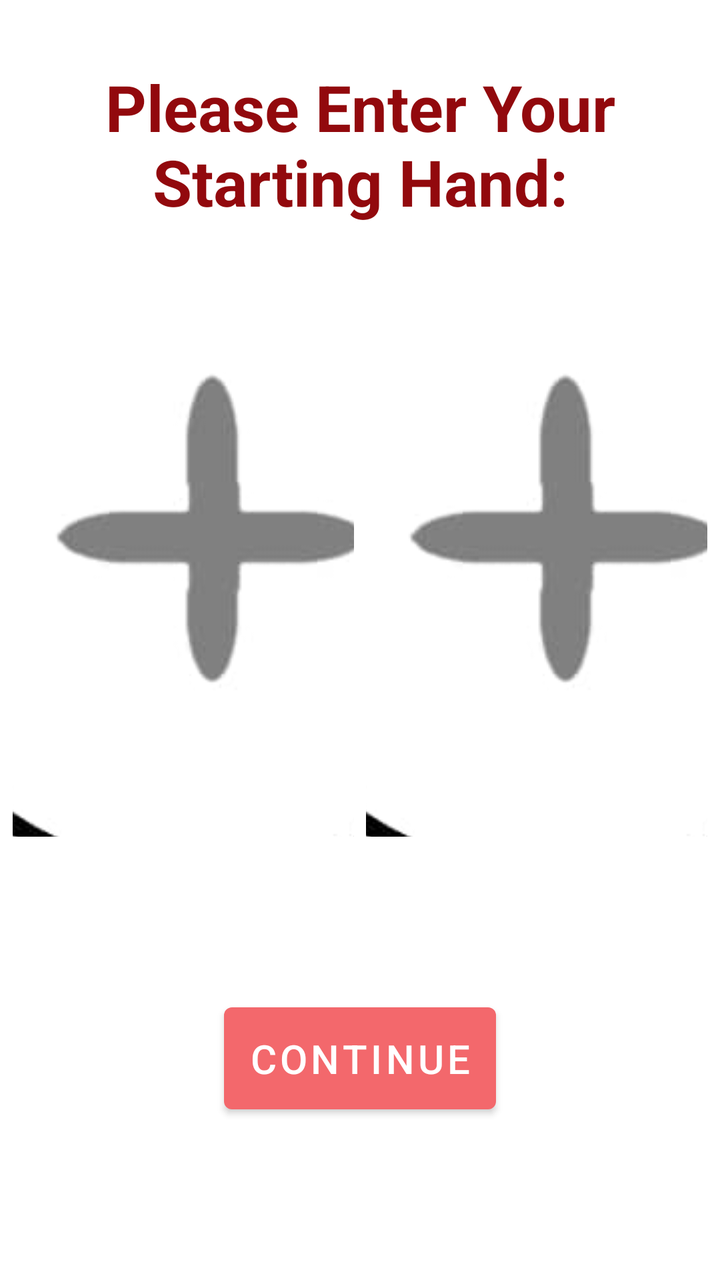
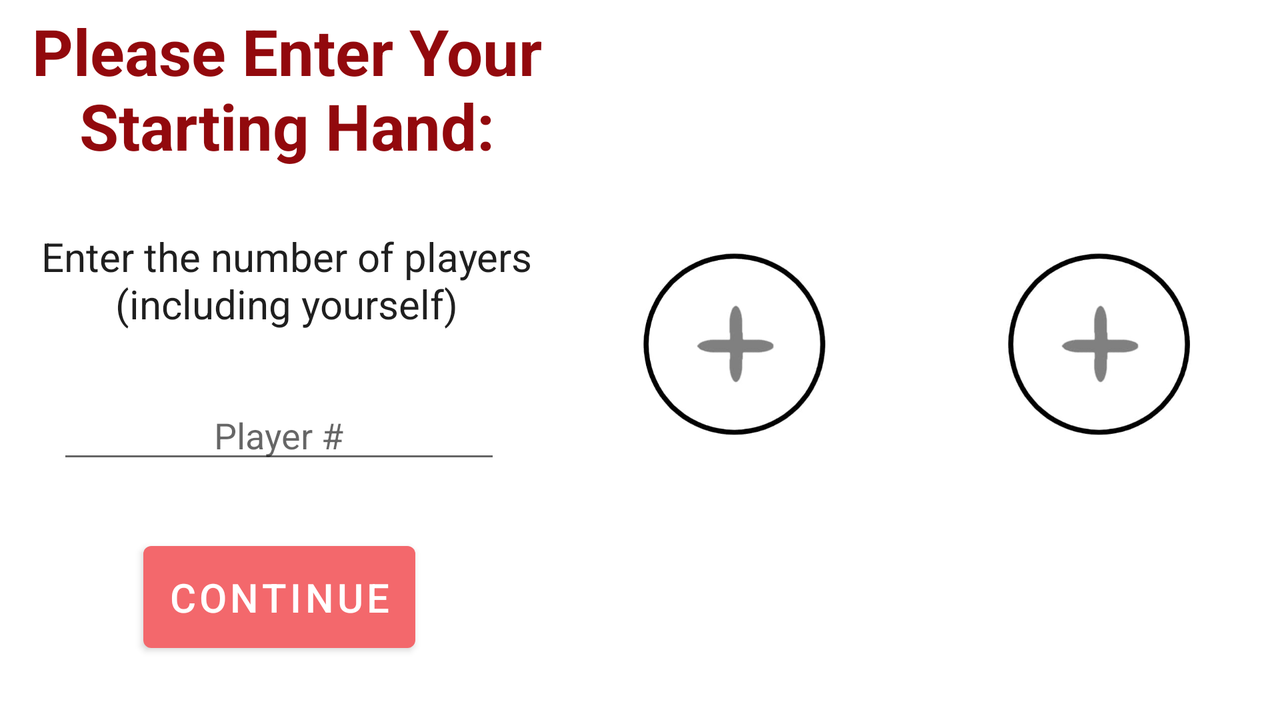

The same Android screen from two of the app's own layout files: first res/layout/ as a phone draws it, then the repository's variant for another configuration, drawn on a device whose configuration selects that folder. Both files follow.
<!-- AndroidManifest.xml: application theme Theme.PokerBotApp -->
<!-- res/layout/fragment_calculator_hand_entry.xml -->
<?xml version="1.0" encoding="utf-8"?>
<androidx.constraintlayout.widget.ConstraintLayout xmlns:android="http://schemas.android.com/apk/res/android"
    xmlns:tools="http://schemas.android.com/tools"
    xmlns:app="http://schemas.android.com/apk/res-auto"
    android:layout_width="match_parent"
    android:layout_height="match_parent"
    android:id="@+id/calculator_hand_entry_fragment"
    tools:context=".CalculatorHandEntryFragment">

    <TextView
        android:id="@+id/header_textView"
        android:layout_width="wrap_content"
        android:layout_height="wrap_content"
        app:layout_constraintEnd_toEndOf="parent"
        app:layout_constraintStart_toStartOf="parent"
        android:text="@string/enter_your_hand"
        app:layout_constraintTop_toTopOf="parent"
        android:textAlignment="center"
        android:layout_marginTop="32dp"
        android:textStyle="bold"
        android:textSize="32sp"/>

    <ImageButton
        android:layout_marginTop="64dp"
        android:id="@+id/card_selector_imageButton1"
        android:layout_width="170.5dp"
        android:layout_height="242dp"
        android:src="@drawable/placeholder"
        app:layout_constraintEnd_toStartOf="@+id/card_selector_imageButton2"
        app:layout_constraintHorizontal_chainStyle="spread"
        app:layout_constraintStart_toStartOf="parent"
        app:layout_constraintTop_toBottomOf="@+id/header_textView" />

    <ImageButton
        android:layout_marginTop="64dp"
        android:id="@+id/card_selector_imageButton2"
        android:layout_width="170.5dp"
        android:layout_height="242dp"
        android:src="@drawable/placeholder"
        app:layout_constraintEnd_toEndOf="parent"
        app:layout_constraintStart_toEndOf="@id/card_selector_imageButton1"
        app:layout_constraintTop_toBottomOf="@+id/header_textView" />

    <Button
        android:id="@+id/continue_button"
        android:layout_width="wrap_content"
        android:layout_height="wrap_content"
        android:padding="12dp"
        android:text="@string/continue_"
        android:textSize="20sp"
        app:layout_constraintBottom_toBottomOf="parent"
        app:layout_constraintEnd_toEndOf="parent"
        app:layout_constraintStart_toStartOf="parent"
        app:layout_constraintTop_toBottomOf="@+id/card_selector_imageButton1" />

</androidx.constraintlayout.widget.ConstraintLayout>
<!-- resources referenced by this layout -->
<resources>
  <!-- drawable placeholder: jpg bitmap (drawable, 8834 bytes) -->
  <string name="continue_">Continue</string>
  <string name="enter_your_hand">Please Enter Your\nStarting Hand:</string>
  <style name="Theme.PokerBotApp" parent="Theme.MaterialComponents.DayNight.DarkActionBar">
          
          <item name="colorPrimary">@color/playingCardRedLight</item>
          <item name="colorPrimaryVariant">@color/playingCardRed</item>
          <item name="colorOnPrimary">@color/white</item>
          
          <item name="colorSecondary">@color/teal_200</item>
          <item name="colorSecondaryVariant">@color/teal_700</item>
          <item name="colorOnSecondary">@color/black</item>
          
          <item name="android:statusBarColor" tools:targetApi="l">?attr/colorPrimaryVariant</item>
          
          <item name="android:textColor">@color/playingCardRedDarker</item>
      </style>
  <color name="playingCardRedLight">#F3686C</color>
  <color name="playingCardRed">#D64044</color>
  <color name="white">#FFFFFFFF</color>
  <color name="teal_200">#FF03DAC5</color>
  <color name="teal_700">#FF018786</color>
  <color name="black">#FF000000</color>
  <color name="playingCardRedDarker">#92090D</color>
</resources>
<!-- res/layout-land/fragment_calculator_hand_entry.xml (the repository's variant of the layout above) -->
<!-- drawn on the phone turned sideways -->
<?xml version="1.0" encoding="utf-8"?>
<androidx.constraintlayout.widget.ConstraintLayout xmlns:android="http://schemas.android.com/apk/res/android"
    xmlns:app="http://schemas.android.com/apk/res-auto"
    xmlns:tools="http://schemas.android.com/tools"
    android:id="@+id/calculator_hand_entry_fragment"
    android:layout_width="match_parent"
    android:layout_height="match_parent"
    tools:context=".CalculatorHandEntryFragment">

    <TextView
        android:id="@+id/header_textView"
        android:layout_width="wrap_content"
        android:layout_height="wrap_content"
        android:layout_marginTop="4dp"
        android:text="@string/enter_your_hand"
        android:textAlignment="center"
        android:textSize="32sp"
        android:textStyle="bold"
        android:layout_marginLeft="16dp"
        app:layout_constraintStart_toStartOf="parent"
        app:layout_constraintTop_toTopOf="parent" />

    <ImageButton
        android:id="@+id/card_selector_imageButton1"
        android:layout_width="178.5dp"
        android:layout_height="272.25dp"
        android:padding="0dp"
        android:scaleType="centerCrop"
        android:src="@drawable/placeholder"
        app:layout_constraintBottom_toBottomOf="parent"
        app:layout_constraintEnd_toStartOf="@+id/card_selector_imageButton2"
        app:layout_constraintHorizontal_chainStyle="spread"
        app:layout_constraintStart_toEndOf="@+id/header_textView"
        app:layout_constraintTop_toTopOf="parent" />

    <ImageButton
        android:id="@+id/card_selector_imageButton2"
        android:layout_width="178.5dp"
        android:layout_height="272.25dp"
        android:padding="0dp"
        android:scaleType="centerCrop"
        android:src="@drawable/placeholder"
        app:layout_constraintBottom_toBottomOf="parent"
        app:layout_constraintEnd_toEndOf="parent"
        app:layout_constraintStart_toEndOf="@id/card_selector_imageButton1"
        app:layout_constraintTop_toTopOf="parent" />

    <TextView
        android:id="@+id/player_count_textView"
        android:layout_width="wrap_content"
        android:layout_height="wrap_content"
        android:layout_marginLeft="16dp"
        android:text="@string/player_count_entry_description"
        android:textAlignment="center"
        android:textColor="#1f1f1f"
        android:textSize="20sp"
        app:layout_constraintBottom_toTopOf="@id/player_count_editText"
        app:layout_constraintEnd_toEndOf="@+id/header_textView"
        app:layout_constraintStart_toStartOf="parent"
        app:layout_constraintTop_toBottomOf="@+id/header_textView" />

    <EditText
        android:id="@+id/player_count_editText"
        android:layout_width="0dp"
        android:layout_height="wrap_content"
        android:layout_marginLeft="8dp"
        android:layout_marginRight="16dp"
        android:hint="Player #"
        android:inputType="number"
        android:textAlignment="center"
        android:textColor="#1f1f1f"
        android:textSize="18sp"
        app:layout_constraintBottom_toTopOf="@id/continue_button"
        app:layout_constraintEnd_toEndOf="@id/player_count_textView"
        app:layout_constraintStart_toStartOf="@id/player_count_textView"
        app:layout_constraintTop_toBottomOf="@+id/player_count_textView" />

    <Button
        android:id="@+id/continue_button"
        android:layout_width="wrap_content"
        android:layout_height="wrap_content"
        android:padding="12dp"
        android:text="@string/continue_"
        android:textSize="20sp"
        app:layout_constraintBottom_toBottomOf="parent"
        app:layout_constraintEnd_toEndOf="@+id/player_count_editText"
        app:layout_constraintStart_toStartOf="@+id/player_count_editText"
        app:layout_constraintTop_toBottomOf="@+id/player_count_editText" />

</androidx.constraintlayout.widget.ConstraintLayout>
<!-- resources referenced by the variant -->
<!-- as the phone turned sideways resolves them -->
<resources>
  <!-- drawable placeholder: jpg bitmap (drawable, 8834 bytes) -->
  <string name="continue_">Continue</string>
  <string name="enter_your_hand">Please Enter Your\nStarting Hand:</string>
  <string name="player_count_entry_description">Enter the number of players\n(including yourself)</string>
  <style name="Theme.PokerBotApp" parent="Theme.MaterialComponents.DayNight.DarkActionBar">
          
          <item name="colorPrimary">@color/playingCardRedLight</item>
          <item name="colorPrimaryVariant">@color/playingCardRed</item>
          <item name="colorOnPrimary">@color/white</item>
          
          <item name="colorSecondary">@color/teal_200</item>
          <item name="colorSecondaryVariant">@color/teal_700</item>
          <item name="colorOnSecondary">@color/black</item>
          
          <item name="android:statusBarColor" tools:targetApi="l">?attr/colorPrimaryVariant</item>
          
          <item name="android:textColor">@color/playingCardRedDarker</item>
      </style>
  <color name="playingCardRedLight">#F3686C</color>
  <color name="playingCardRed">#D64044</color>
  <color name="white">#FFFFFFFF</color>
  <color name="teal_200">#FF03DAC5</color>
  <color name="teal_700">#FF018786</color>
  <color name="black">#FF000000</color>
  <color name="playingCardRedDarker">#92090D</color>
</resources>
